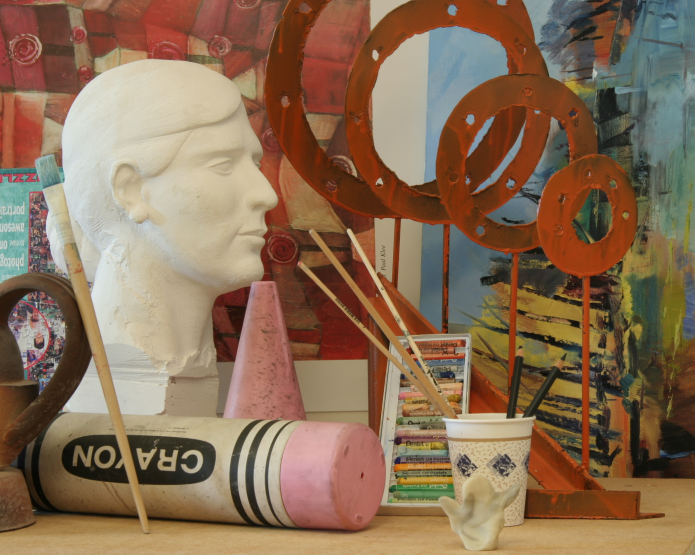
//> input picture right.png, 1390 x 1110 px, given in place of left.png, which was not available (shown at 1/2 size)
$ ./Source1   (built with g++ and OpenCV 4)
//> lines starting //> are read from the running program, lines starting //| are printed output that depends on the picture; pictures that were not available may be replaced by others from this repository, and a replacement may not be noted
#include <stdio.h>
#include <iostream>
#include "opencv2/core.hpp"
#include "opencv2/features2d.hpp"
#include "opencv2/xfeatures2d.hpp"
#include "opencv2/highgui.hpp"
#include "opencv2/imgproc/imgproc.hpp"
using namespace cv;
using namespace cv::xfeatures2d;
using namespace std;
void sift(Mat, Mat);
void fastLucid(Mat, Mat);
void agastFreak(Mat, Mat);
void matching(std::vector<KeyPoint>, std::vector<KeyPoint>, Mat, Mat, int);
void display(Mat, Mat);
Mat img1;
Mat img2;
double t1, t2, t;

int main(int argc, char** argv)
{
	img1 = imread("left.png");
//> img1 is the input picture: 1110 rows x 1390 cols, CV_8UC3; mean B, G, R 84.8, 109.5, 137.1
	img2 = imread("right.png");

	sift(img1, img2);
	fastLucid(img1, img2);
	agastFreak(img1, img2);
	cout << "DONE" << "\n";

	waitKey(0);
}

void sift(Mat img1, Mat img2)
{
	cout << "\nSIFT";
	Ptr<SIFT> detector1 = SIFT::create();
	Ptr<SIFT> detector2 = SIFT::create();

	std::vector<KeyPoint> keypoints1, keypoints2;

	/*converting to grayscale*/
	cvtColor(img1, img1, CV_BGR2GRAY);
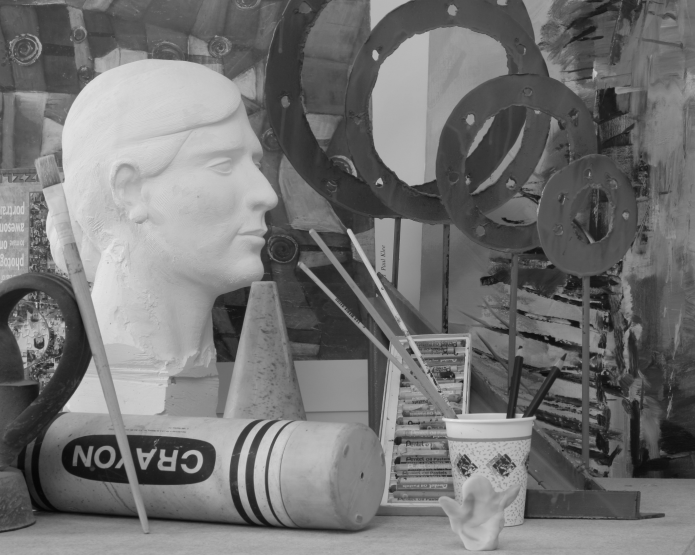
//> img1: 1110 rows x 1390 cols, CV_8UC1 (shown at 1/2 size); min 5, max 240, mean 115
	cvtColor(img2, img2, CV_BGR2GRAY);

	/*detecting keypoints*/
	cout << "\nDetecting keypoints....";
	t1 = (double)getTickCount();
	detector1->detect(img1, keypoints1);
//> keypoints1 = 4432 keypoints; strongest (x, y, size): (924, 763, 4.6), (370, 912, 7.7), (334, 928, 8), (795, 882, 11.4)
	detector2->detect(img2, keypoints2);
//> keypoints2 has the same summary as keypoints1
	t2 = (double)getTickCount();
	t = (t2 - t1) / getTickFrequency();
	cout << t << "s\n";
	std::cout << "No. of keypoints:\t" << keypoints1.size() << "\t" << keypoints2.size() << "\n";
//| No. of keypoints:	4432	4432
	/*drawing keypoints*/
	Mat img_kp1; Mat img_kp2;
	drawKeypoints(img1, keypoints1, img_kp1, Scalar::all(-1), DrawMatchesFlags::DEFAULT);
	drawKeypoints(img2, keypoints2, img_kp2, Scalar::all(-1), DrawMatchesFlags::DEFAULT);
	imwrite("SIFT Keypoints 1.jpg", img_kp1);
	imwrite("SIFT Keypoints 2.jpg", img_kp2);

	Mat desc1, desc2;
	Ptr<SIFT> descriptor1 = SIFT::create();
	Ptr<SIFT> descriptor2 = SIFT::create();

	/*computeing descriptors*/
	cout << "Computing descriptors....";
	t1 = (double)getTickCount();
	detector1, descriptor1->compute(img1, keypoints1, desc1);
	detector2, descriptor2->compute(img2, keypoints2, desc2);
	t2 = (double)getTickCount();
	t = (t2 - t1) / getTickFrequency();
	cout << t << "s\n";

	matching(keypoints1, keypoints2, desc1, desc2, 1);
}

void fastLucid(Mat img1, Mat img2)
{
	cout << "\nFAST + LUCID";
	Ptr<FastFeatureDetector> detector1 = FastFeatureDetector::create();
	Ptr<FastFeatureDetector> detector2 = FastFeatureDetector::create();

	std::vector<KeyPoint> keypoints1, keypoints2;

	/*detecting keypoints*/
	cout << "\nDetecting keypoints....";
	t1 = (double)getTickCount();
	detector1->detect(img1, keypoints1);
	detector2->detect(img2, keypoints2);
	t2 = (double)getTickCount();
	t = (t2 - t1) / getTickFrequency();
	cout << t << "s\n";
	std::cout << "No. of keypoints:\t" << keypoints1.size() << "\t" << keypoints2.size() << "\n";

	/*drawing keypoints*/
	Mat img_kp1, img_kp2;
	drawKeypoints(img1, keypoints1, img_kp1, Scalar::all(-1), DrawMatchesFlags::DEFAULT);
	drawKeypoints(img2, keypoints2, img_kp2, Scalar::all(-1), DrawMatchesFlags::DEFAULT);
	imwrite("FAST keypoints 1.jpg", img_kp1);
	imwrite("FAST keypoints 2.jpg", img_kp2);

	Mat desc1, desc2;
	Ptr<LUCID> descriptor1 = LUCID::create();
	Ptr<LUCID> descriptor2 = LUCID::create();

	/*computeing descriptors*/
	cout << "Computing descriptors....";
	t1 = (double)getTickCount();
	detector1, descriptor1->compute(img1, keypoints1, desc1);
	detector2, descriptor2->compute(img2, keypoints2, desc2);
	t2 = (double)getTickCount();
	t = (t2 - t1) / getTickFrequency();
	cout << t << "s\n";

	matching(keypoints1, keypoints2, desc1, desc2, 2);
}

void agastFreak(Mat img1, Mat img2)
{
	cout << "\nAGAST + FREAK";
	Ptr<AgastFeatureDetector> detector1 = AgastFeatureDetector::create();
	Ptr<AgastFeatureDetector> detector2 = AgastFeatureDetector::create();

	/*converting to grayscale*/
	cvtColor(img1, img1, CV_BGR2GRAY);
	cvtColor(img2, img2, CV_BGR2GRAY);

	std::vector<KeyPoint> keypoints1, keypoints2;

	/*detecting keypoints*/
	cout << "\nDetecting keypoints....";
	t1 = (double)getTickCount();
	detector1->detect(img1, keypoints1);
	detector2->detect(img2, keypoints2);
	t2 = (double)getTickCount();
	t = (t2 - t1) / getTickFrequency();
	cout << t << "s\n";
	std::cout << "No. of keypoints:\t" << keypoints1.size() << "\t" << keypoints2.size() << "\n";

	/*drawing keypoints*/
	Mat img_kp1, img_kp2;
	drawKeypoints(img1, keypoints1, img_kp1, Scalar::all(-1), DrawMatchesFlags::DEFAULT);
	drawKeypoints(img2, keypoints2, img_kp2, Scalar::all(-1), DrawMatchesFlags::DEFAULT);
	imwrite("AGAST keypoints 1.jpg", img_kp1);
	imwrite("AGAST keypoints 2.jpg", img_kp2);

	Ptr<FREAK> descriptor1 = FREAK::create();
	Ptr<FREAK> descriptor2 = FREAK::create();
	Mat desc1, desc2;

	/*computeing descriptors*/
	cout << "Computing descriptors....";
	t1 = (double)getTickCount();
	descriptor1->compute(img1, keypoints1, desc1);
	descriptor2->compute(img2, keypoints2, desc2);
	t2 = (double)getTickCount();
	t = (t2 - t1) / getTickFrequency();
	cout << t << "s\n";

	matching(keypoints1, keypoints2, desc1, desc2, 3);
}

void matching(std::vector<KeyPoint>keypoints1, std::vector<KeyPoint>keypoints2, Mat desc1, Mat desc2, int n)
{
//> called with n = 1
	/*using brute-force matcher to find matches between the 2 descriptors*/
	cout << "Matching....";
	t1 = (double)getTickCount();
	cv::BFMatcher bf_matcher = cv::BFMatcher(cv::NORM_L2, true);
	std::vector< DMatch > matches;
	bf_matcher.match(desc1, desc2, matches);
//> matches = 4432 matches

	/*finding the minimum and maximum distance between the matches*/
	double min_dist = 20;
	for (int i = 0; i < matches.size(); i++)
	{
		double dist = matches[i].distance;
		if (dist < min_dist)
			min_dist = dist;
	}
//> this loop made 4432 passes
//> min_dist on pass 1: 0
//> after the loop, min_dist = 0
	t2 = (double)getTickCount();
	t = (t2 - t1) / getTickFrequency();
	cout << t << "s\n";

	std::vector< DMatch > good;

	/*filtering matches based on thresholds*/
	for (int i = 0; i < matches.size(); i++)
	{
		if (n == 1)
		{
			if (matches[i].distance <= max(2 * min_dist, 1.0))
			{
				good.push_back(matches[i]);
			}
		}
		else if (n == 2)
		{
			if (matches[i].distance <= max(2 * min_dist, 0.5))
			{
				good.push_back(matches[i]);
			}
		}
		else
		{
			if (matches[i].distance <= max(2 * min_dist, 50.0))
			{
				good.push_back(matches[i]);
			}
		}
	}
//> after the loop, good = 4432 matches

	/*drawing the good matches*/
	cout << "Drawing image with good matches....";
	t1 = (double)getTickCount();
	Mat img;
	cv::drawMatches(img1, keypoints1, img2, keypoints2, good, img, Scalar::all(-1), Scalar::all(-1), vector<char>(), DrawMatchesFlags::NOT_DRAW_SINGLE_POINTS);
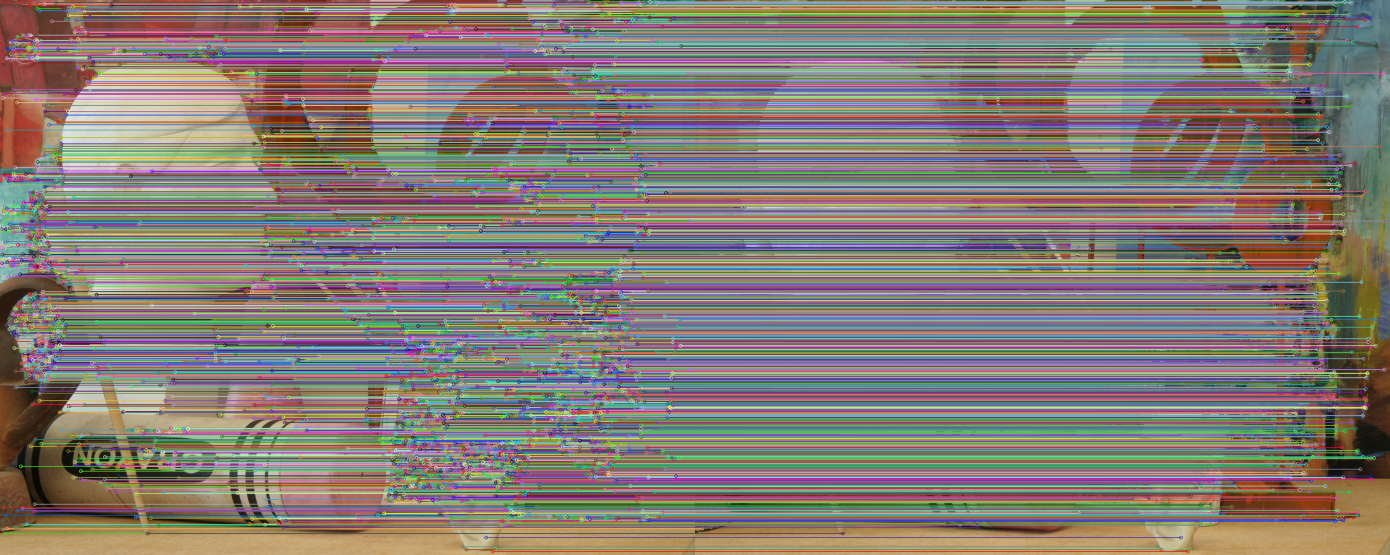
//> img: 1110 rows x 2780 cols, CV_8UC3 (shown at 1/2 size); mean B, G, R 116.1, 122.6, 132.3
	if (n == 1)
	{
		imwrite("SIFT_GoodMatches.png", img);
	}
	else if (n == 2)
	{
		imwrite("FAST_LUCID_GoodMatches.png", img);
	}
	else
	{
		imwrite("AGAST_FREAK_GoodMatches.png", img);
	}
	t2 = (double)getTickCount();
	t = (t2 - t1) / getTickFrequency();
	cout << t << "s\n";

	/*calculating disparity*/
	float disparity = 0;
	for (int i = 0; i < (int)good.size(); i++)
	{
		disparity = disparity + good[i].distance;
	}
//> after the loop, disparity = 0
	cout << "Disparity: " << disparity/(int) good.size() << "\n";
//| Disparity: 0

	Mat dmap = Mat::zeros(img1.size(), CV_8U);
	int intensity = 0;
	int temp = 0;
	int left = 0, right = 0;

	/*adjusting intensity*/
	for (int i = 0; i < dmap.rows; i++)
	{
		for (int j = 0; j < dmap.cols; j++)
		{
			temp = max(j - (int)disparity, 0);
			left = (int)img1.at<uchar>(i, j);
			right = (int)img2.at<uchar>(i, temp);
			dmap.at<uchar>(i, j) = (uchar)(int)abs(left - right);
			if ((int)abs(left - right) > intensity)
				intensity = (int)abs(left - right);
		}
	}
//> this loop made 1110 passes
//> (left, right) on passes 1 to 3: (54, 54), (54, 54), (53, 53)
//> dmap: 1110 rows x 1390 cols, CV_8UC1; every value is 0
//> after the loop, temp = 1389; left = 118; right = 118; intensity = 0

	float adjust = (float) 255.0 / intensity;
//> adjust = inf
	for (int i = 0; i < dmap.rows; i++)
	{
		for (int j = 0; j < dmap.cols; j++)
		{
			temp = (int)dmap.at<uchar>(i, j);
			dmap.at<uchar>(i, j) = (uchar)((int)(temp*adjust));
		}
	}
//> after the loop, temp = 0

	double error = 0;

	/*comparing with groundtruth*/
	Mat groundtruth = imread("truth.png");
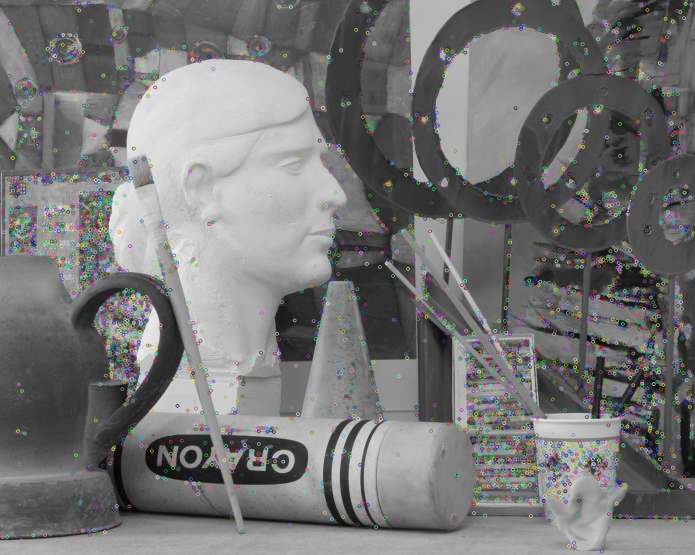
//> input picture SIFT Keypoints 1.jpg, 1390 x 1110 px, given in place of truth.png, which was not available (shown at 1/2 size)
//> groundtruth is the input picture: 1110 rows x 1390 cols, CV_8UC3; mean B, G, R 116.9, 116.9, 116.9
	for (int i = 0; i < (int)good.size(); i++)
	{
		temp = (int)keypoints1[good[i].queryIdx].pt.y;
		left = (int)dmap.at<uchar>(temp, (int)keypoints1[good[i].queryIdx].pt.x);
		right = (int)groundtruth.at<uchar>(temp, (int)keypoints1[good[i].queryIdx].pt.x);
		error = error + pow(abs(left - right), 2);
	}
//> this loop made 4432 passes
//> (temp, right, error) on passes 1 to 3: (457, 98, 9604), (457, 98, 19208), (530, 127, 35337)
//> after the loop, error = 85263117

	float mse = (float)(error / (int)keypoints1.size());
//> mse = 19238.1
	double rmse = (double)sqrtf(mse);
//> rmse = 138.7
	cout << "RMSE = " << rmse << "\n";
//| RMSE = 138.701

	float ep = 100*(matches.size() - good.size()) / matches.size();
//> ep = 0
	cout << "Error percent = " << ep << "\n";
//| Error percent = 0
//> in fastLucid, `detector1->detect(img1, keypoints1);`: keypoints1 = 10911 keypoints; strongest (x, y, size): (900, 751, 7), (1013, 836, 7), (1045, 834, 7), (364, 915, 7)
//> in fastLucid, `detector2->detect(img2, keypoints2);`: keypoints2 has the same summary as keypoints1
//| No. of keypoints:	10911	10911
//> in fastLucid, `drawKeypoints(img2, keypoints2, img_kp2, Scalar::all(-1), DrawMatchesF..`:
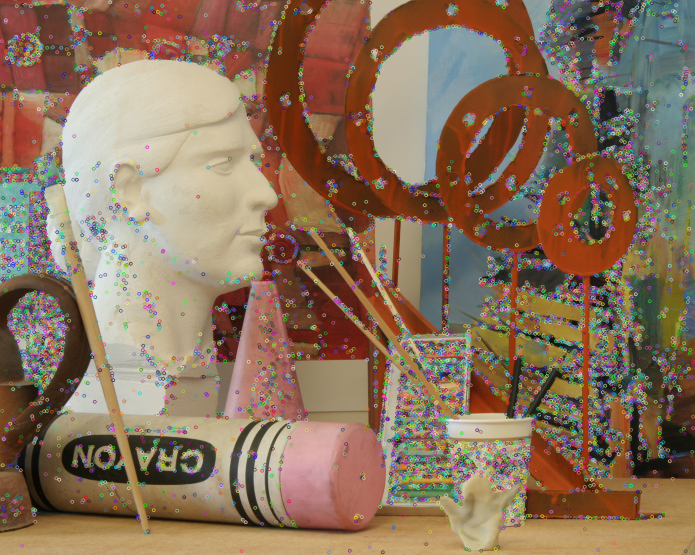
//> img_kp2: 1110 rows x 1390 cols, CV_8UC3 (shown at 1/2 size); mean B, G, R 91.3, 113.3, 137.8
//> call 2 of matching, with n = 2
//> in matching (call 2), `bf_matcher.match(desc1, desc2, matches);`: matches = 10911 matches
//> the loop in matching (call 2), `for (int i = 0; i < matches.size(); i++)` made 10911 passes
//> in matching (call 2), `cv::drawMatches(img1, keypoints1, img2, keypoints2, good, img, Scalar:..`:
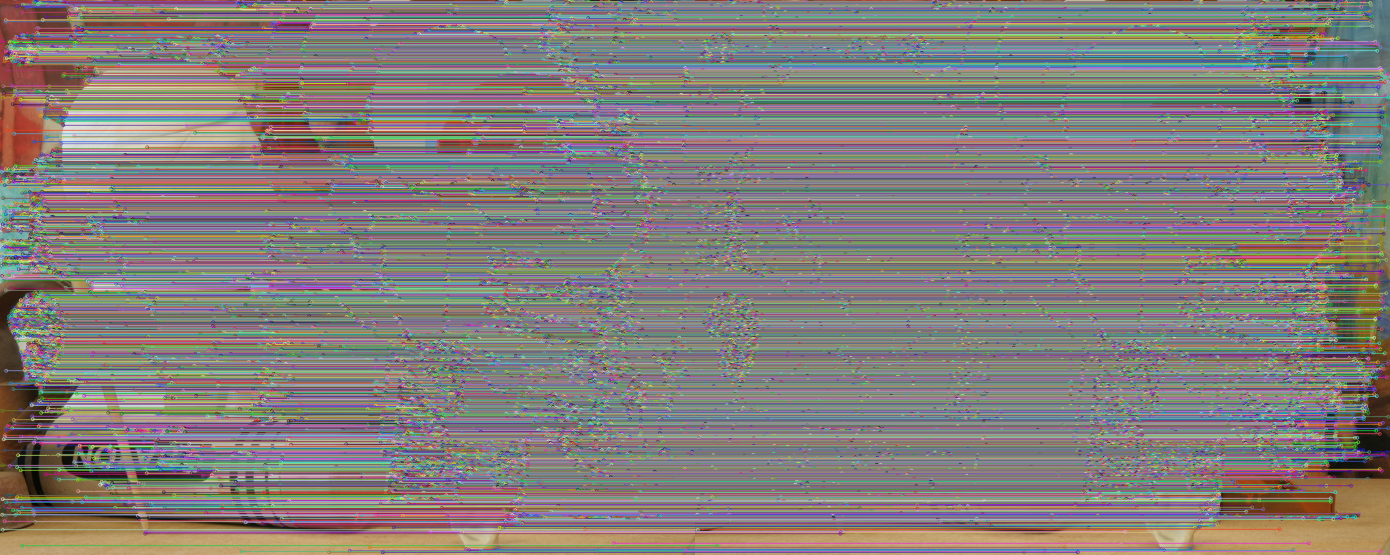
//> img: 1110 rows x 2780 cols, CV_8UC3 (shown at 1/2 size); mean B, G, R 123.1, 125.4, 131.2
//| Disparity: 0
//| RMSE = 141.747
//| Error percent = 0
//| No. of keypoints:	11403	11403
//> in agastFreak, `drawKeypoints(img1, keypoints1, img_kp1, Scalar::all(-1), DrawMatchesF..`:
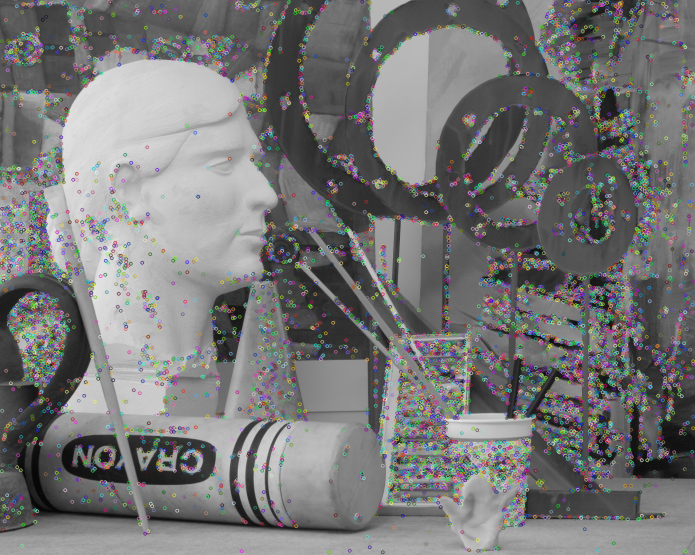
//> img_kp1: 1110 rows x 1390 cols, CV_8UC3 (shown at 1/2 size); mean B, G, R 118.1, 118.1, 118.1
//> call 3 of matching, with n = 3
//> in matching (call 3), `cv::drawMatches(img1, keypoints1, img2, keypoints2, good, img, Scalar:..`:
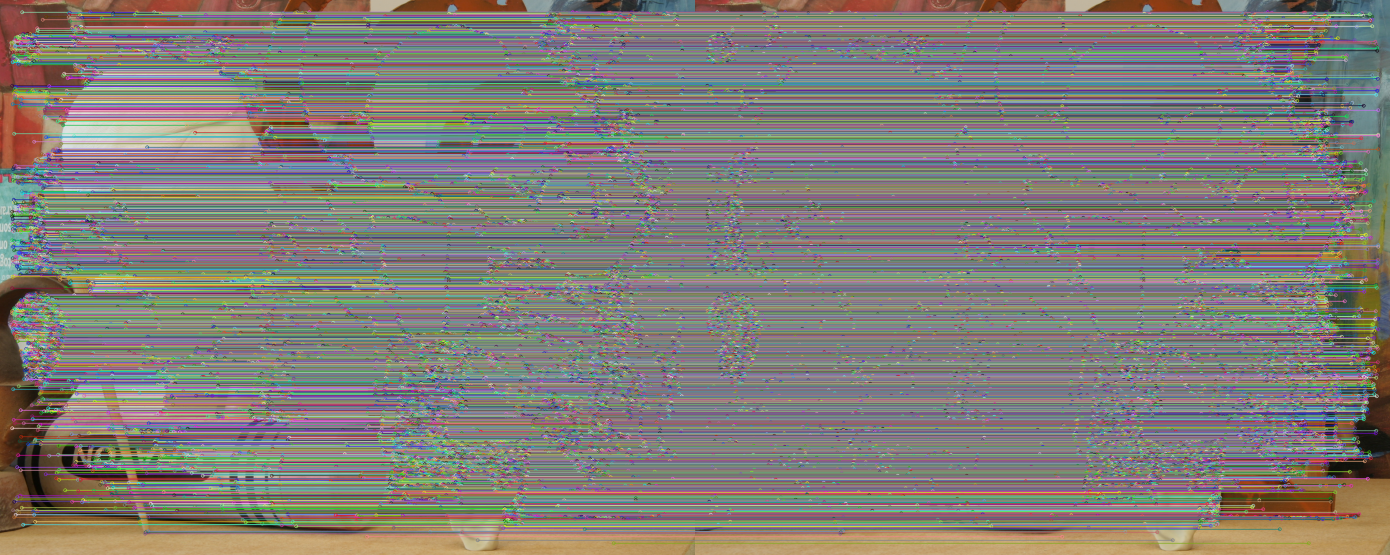
//> img: 1110 rows x 2780 cols, CV_8UC3 (shown at 1/2 size); mean B, G, R 119.9, 124.8, 129.3
//| Disparity: 0
//| RMSE = 142.56
//| Error percent = 0
}
